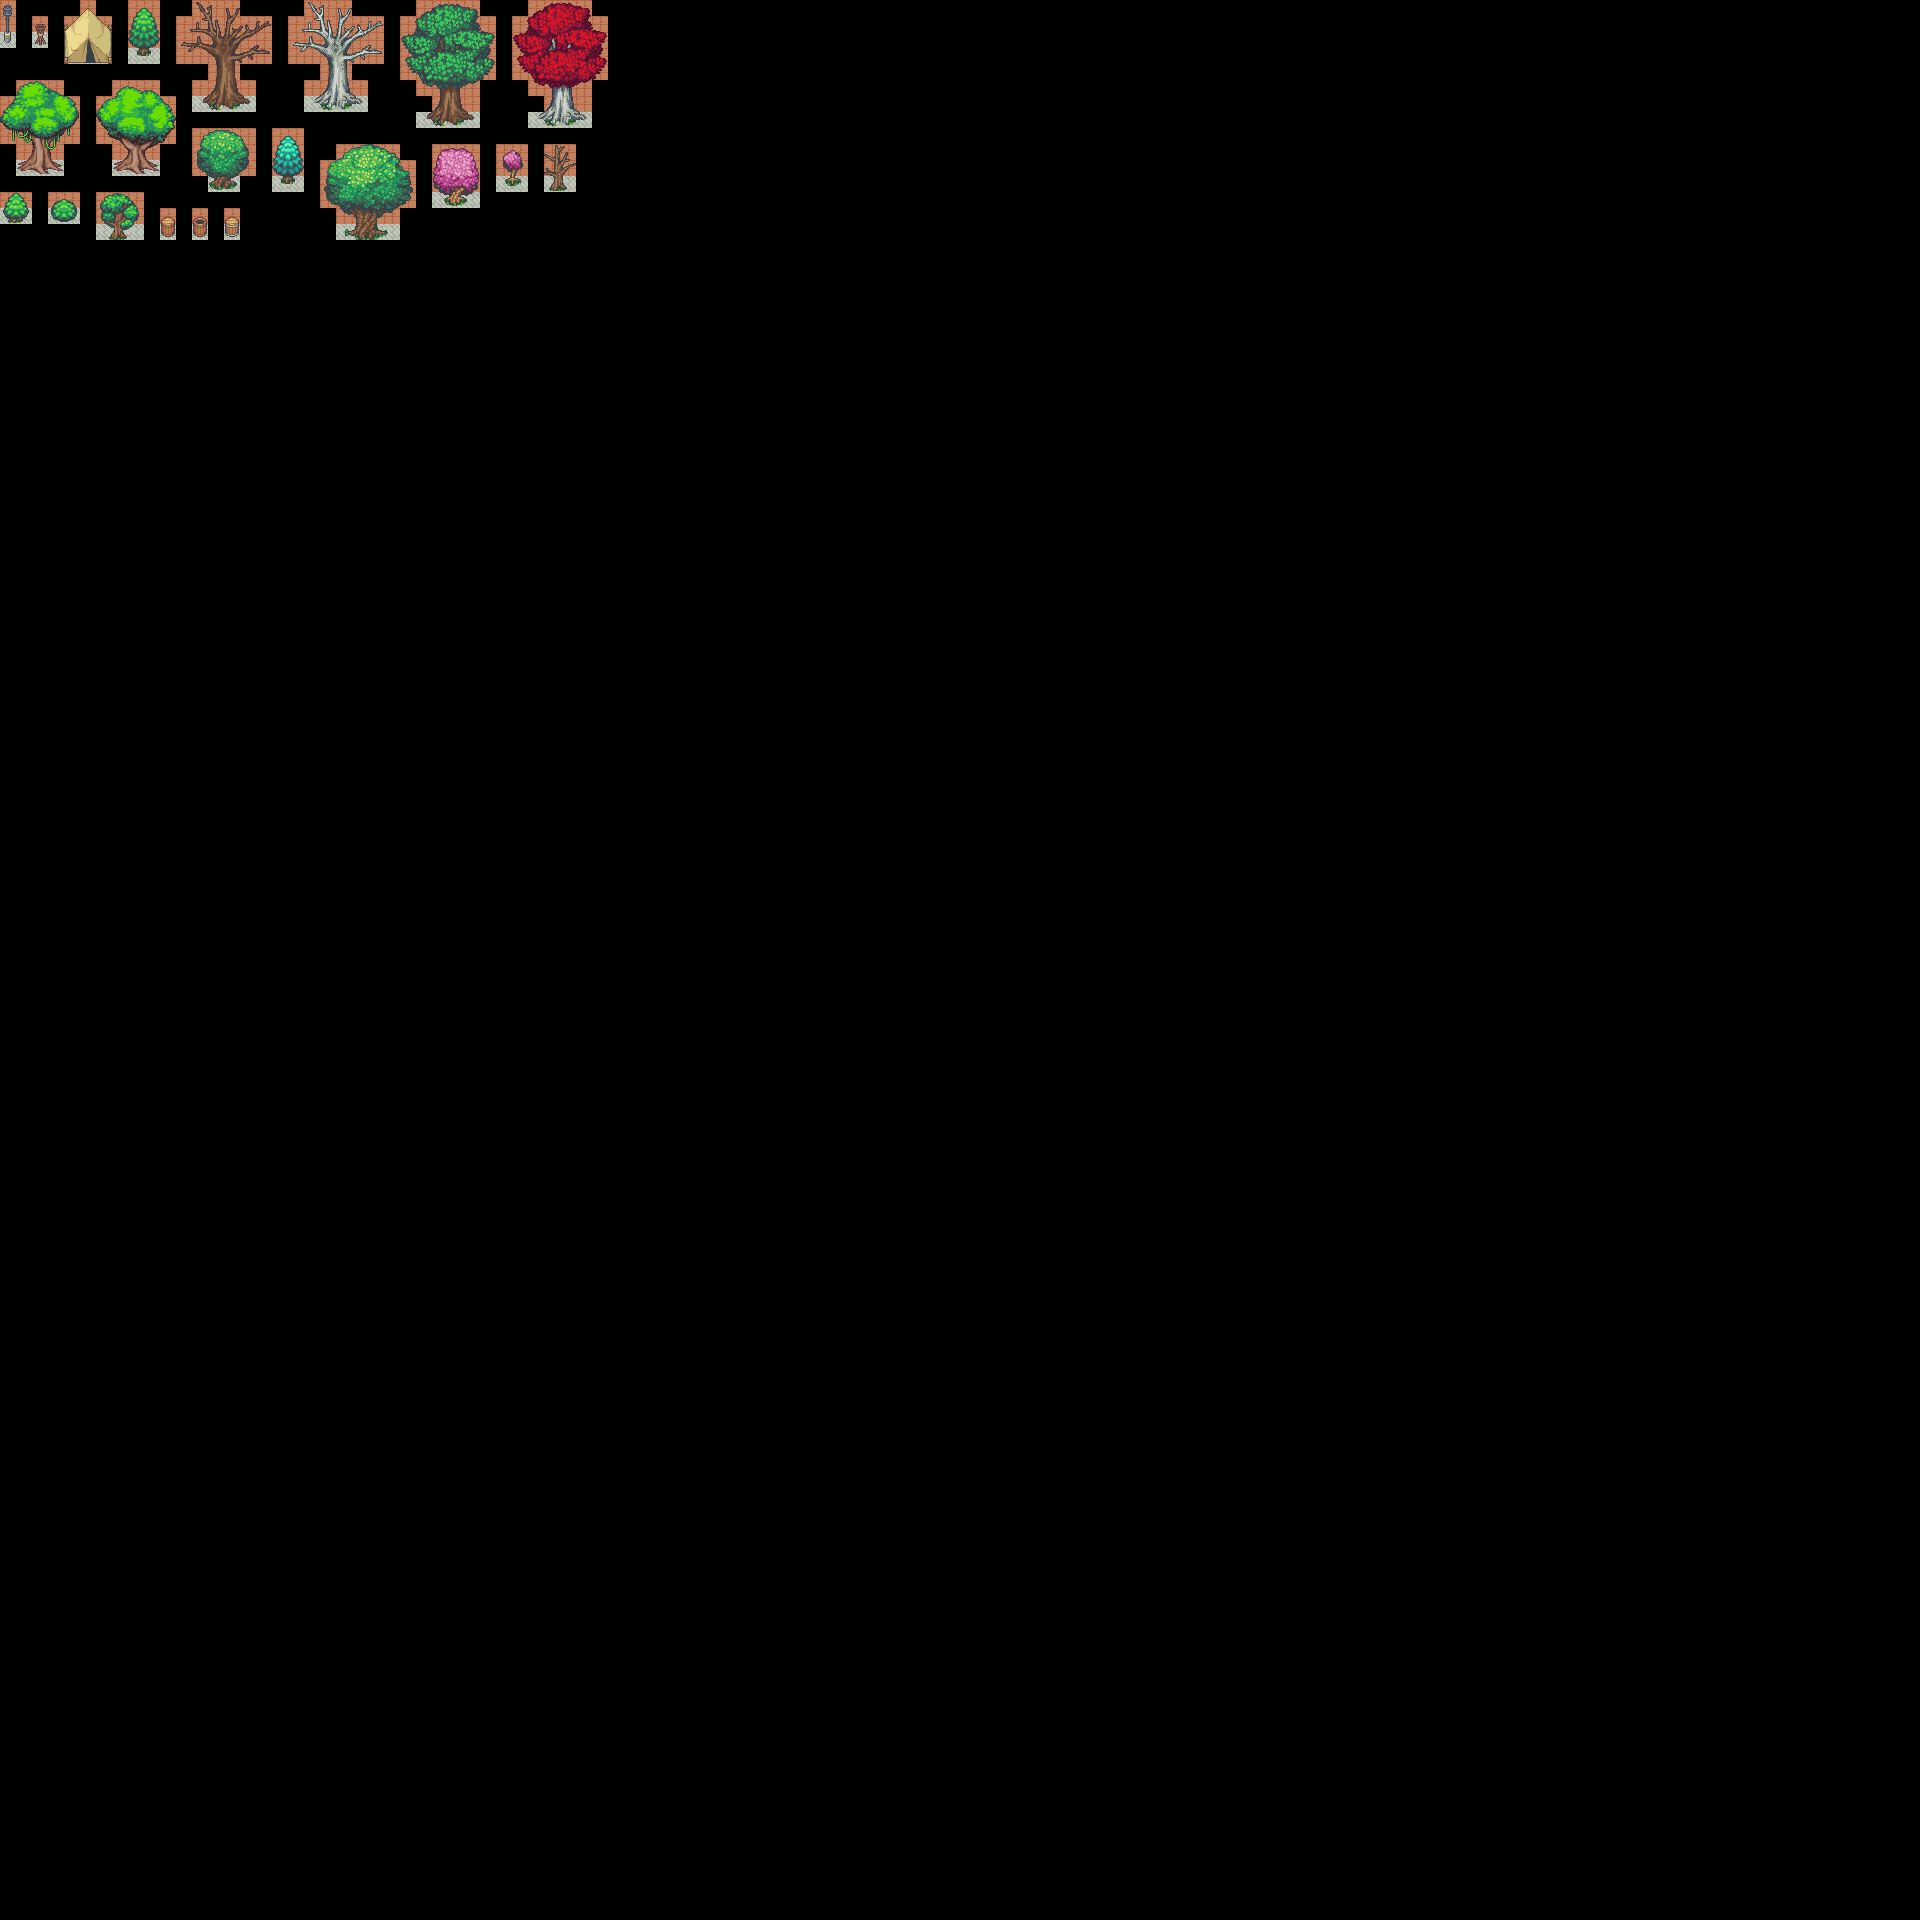

Rendered tile map (Tiled .tmx) drawn with the repository's tilesets; below, a short description and the map source with its tile grids summarised:
An orthogonal 120x120 tile map with 16x16 px tiles, 4 tile layers (regions_input, input_GroundObjects1, regions_output, output_AlwaysAbove1), 4 tilesets.

<map version="1.2" tiledversion="1.3.2" orientation="orthogonal" renderorder="right-down" compressionlevel="0" width="120" height="120" tilewidth="16" tileheight="16" infinite="0" nextlayerid="10" nextobjectid="1">
 <tileset firstgid="1" source="Tilesets/OutdoorGroundProps1.tsx" />
 <tileset firstgid="101" source="Tilesets/Terrains.tsx" />
 <tileset firstgid="725" source="Tilesets/Trees1.tsx" />
 <tileset firstgid="1325" source="Tilesets/IndoorGroundProps.tsx" />
 <layer id="1" name="regions_input" width="120" height="120">
  <data>[14400 cells, 57 non-empty, 1 distinct tile ids]</data>
 </layer>
 <layer id="3" name="input_GroundObjects1" width="120" height="120">
  <data>[14400 cells, 58 non-empty, 58 distinct tile ids]</data>
 </layer>
 <layer id="2" name="regions_output" width="120" height="120">
  <data>[14400 cells, 253 non-empty, 1 distinct tile ids]</data>
 </layer>
 <layer id="4" name="output_AlwaysAbove1" width="120" height="120">
  <data>[14400 cells, 284 non-empty, 284 distinct tile ids]</data>
 </layer>
</map>
